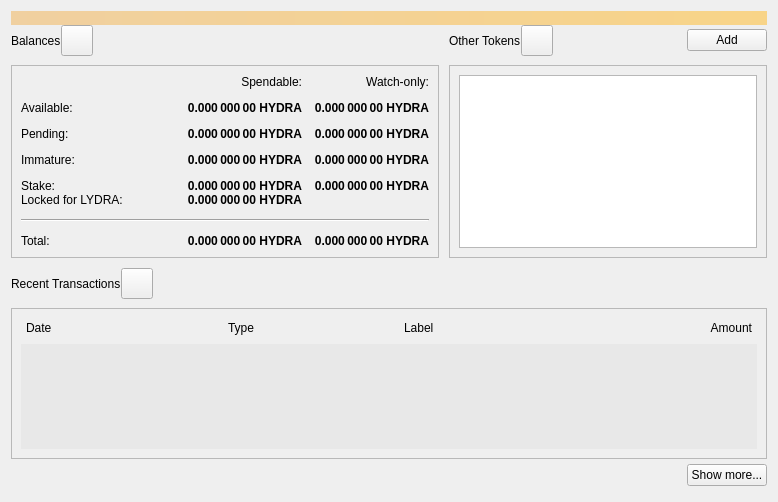
<?xml version="1.0" encoding="UTF-8"?>
<ui version="4.0">
 <class>OverviewPage</class>
 <widget class="QWidget" name="OverviewPage">
  <property name="geometry">
   <rect>
    <x>0</x>
    <y>0</y>
    <width>778</width>
    <height>502</height>
   </rect>
  </property>
  <property name="windowTitle">
   <string>Form</string>
  </property>
  <layout class="QVBoxLayout" name="topLayout">
   <property name="spacing">
    <number>0</number>
   </property>
   <item>
    <widget class="QLabel" name="labelAlerts">
     <property name="visible">
      <bool>false</bool>
     </property>
     <property name="styleSheet">
      <string notr="true">QLabel { background-color: qlineargradient(x1: 0, y1: 0, x2: 1, y2: 0, stop:0 #F0D0A0, stop:1 #F8D488); color:#000000; }</string>
     </property>
     <property name="wordWrap">
      <bool>true</bool>
     </property>
     <property name="margin">
      <number>3</number>
     </property>
     <property name="textInteractionFlags">
      <set>Qt::TextSelectableByMouse</set>
     </property>
    </widget>
   </item>
   <item>
    <layout class="QGridLayout" name="gridLayout_2">
     <item row="0" column="2">
      <layout class="QHBoxLayout" name="horizontalLayout_4">
       <property name="bottomMargin">
        <number>9</number>
       </property>
       <item>
        <widget class="QLabel" name="labelTokens">
         <property name="text">
          <string>Other Tokens</string>
         </property>
        </widget>
       </item>
       <item>
        <widget class="QToolButton" name="labelTokenStatus">
         <property name="toolTip">
          <string>The displayed information may be out of date. Your wallet automatically synchronizes with the HYDRA network after a connection is established, but this process has not completed yet.</string>
         </property>
         <property name="text">
          <string/>
         </property>
         <property name="iconSize">
          <size>
           <width>24</width>
           <height>24</height>
          </size>
         </property>
         <property name="flat" stdset="0">
          <bool>false</bool>
         </property>
        </widget>
       </item>
       <item>
        <spacer name="horizontalSpacer_7">
         <property name="orientation">
          <enum>Qt::Horizontal</enum>
         </property>
         <property name="sizeHint" stdset="0">
          <size>
           <width>40</width>
           <height>20</height>
          </size>
         </property>
        </spacer>
       </item>
       <item>
        <widget class="QPushButton" name="buttonAddToken">
         <property name="text">
          <string>Add</string>
         </property>
        </widget>
       </item>
      </layout>
     </item>
     <item row="1" column="2">
      <widget class="QFrame" name="frameOtherTokens">
       <property name="minimumSize">
        <size>
         <width>0</width>
         <height>100</height>
        </size>
       </property>
       <property name="frameShape">
        <enum>QFrame::StyledPanel</enum>
       </property>
       <property name="frameShadow">
        <enum>QFrame::Raised</enum>
       </property>
       <layout class="QVBoxLayout" name="verticalLayout_10">
        <item>
         <widget class="QListView" name="listTokens">
          <property name="enabled">
           <bool>true</bool>
          </property>
         </widget>
        </item>
       </layout>
      </widget>
     </item>
     <item row="1" column="0">
      <widget class="QFrame" name="frameBalances">
       <property name="frameShape">
        <enum>QFrame::StyledPanel</enum>
       </property>
       <property name="frameShadow">
        <enum>QFrame::Raised</enum>
       </property>
       <layout class="QVBoxLayout" name="verticalLayout_4">
        <item>
         <layout class="QGridLayout" name="gridLayout">
          <property name="spacing">
           <number>12</number>
          </property>
          <item row="2" column="3">
           <widget class="QLabel" name="labelWatchPending">
            <property name="font">
             <font>
              <weight>75</weight>
              <bold>true</bold>
             </font>
            </property>
            <property name="cursor">
             <cursorShape>IBeamCursor</cursorShape>
            </property>
            <property name="toolTip">
             <string>Unconfirmed transactions to watch-only addresses</string>
            </property>
            <property name="text">
             <string notr="true">0.000 000 00 HYDRA</string>
            </property>
            <property name="alignment">
             <set>Qt::AlignRight|Qt::AlignTrailing|Qt::AlignVCenter</set>
            </property>
            <property name="textInteractionFlags">
             <set>Qt::LinksAccessibleByMouse|Qt::TextSelectableByKeyboard|Qt::TextSelectableByMouse</set>
            </property>
           </widget>
          </item>
          <item row="2" column="2">
           <widget class="QLabel" name="labelUnconfirmed">
            <property name="font">
             <font>
              <weight>75</weight>
              <bold>true</bold>
             </font>
            </property>
            <property name="cursor">
             <cursorShape>IBeamCursor</cursorShape>
            </property>
            <property name="toolTip">
             <string>Total of transactions that have yet to be confirmed, and do not yet count toward the spendable balance</string>
            </property>
            <property name="text">
             <string notr="true">0.000 000 00 HYDRA</string>
            </property>
            <property name="alignment">
             <set>Qt::AlignRight|Qt::AlignTrailing|Qt::AlignVCenter</set>
            </property>
            <property name="textInteractionFlags">
             <set>Qt::LinksAccessibleByMouse|Qt::TextSelectableByKeyboard|Qt::TextSelectableByMouse</set>
            </property>
           </widget>
          </item>
          <item row="3" column="2">
           <widget class="QLabel" name="labelImmature">
            <property name="font">
             <font>
              <weight>75</weight>
              <bold>true</bold>
             </font>
            </property>
            <property name="cursor">
             <cursorShape>IBeamCursor</cursorShape>
            </property>
            <property name="toolTip">
             <string>Mined balance that has not yet matured</string>
            </property>
            <property name="text">
             <string notr="true">0.000 000 00 HYDRA</string>
            </property>
            <property name="alignment">
             <set>Qt::AlignRight|Qt::AlignTrailing|Qt::AlignVCenter</set>
            </property>
            <property name="textInteractionFlags">
             <set>Qt::LinksAccessibleByMouse|Qt::TextSelectableByKeyboard|Qt::TextSelectableByMouse</set>
            </property>
           </widget>
          </item>
          <item row="3" column="0">
           <widget class="QLabel" name="labelImmatureText">
            <property name="text">
             <string>Immature:</string>
            </property>
           </widget>
          </item>
          <item row="0" column="3">
           <widget class="QLabel" name="labelWatchonly">
            <property name="text">
             <string>Watch-only:</string>
            </property>
            <property name="alignment">
             <set>Qt::AlignRight|Qt::AlignTrailing|Qt::AlignVCenter</set>
            </property>
           </widget>
          </item>
          <item row="1" column="0">
           <widget class="QLabel" name="labelBalanceText">
            <property name="text">
             <string>Available:</string>
            </property>
           </widget>
          </item>
          <item row="1" column="2">
           <widget class="QLabel" name="labelBalance">
            <property name="font">
             <font>
              <weight>75</weight>
              <bold>true</bold>
             </font>
            </property>
            <property name="cursor">
             <cursorShape>IBeamCursor</cursorShape>
            </property>
            <property name="toolTip">
             <string>Your current spendable balance</string>
            </property>
            <property name="text">
             <string notr="true">0.000 000 00 HYDRA</string>
            </property>
            <property name="alignment">
             <set>Qt::AlignRight|Qt::AlignTrailing|Qt::AlignVCenter</set>
            </property>
            <property name="textInteractionFlags">
             <set>Qt::LinksAccessibleByMouse|Qt::TextSelectableByKeyboard|Qt::TextSelectableByMouse</set>
            </property>
           </widget>
          </item>
          <item row="1" column="3">
           <widget class="QLabel" name="labelWatchAvailable">
            <property name="font">
             <font>
              <weight>75</weight>
              <bold>true</bold>
             </font>
            </property>
            <property name="cursor">
             <cursorShape>IBeamCursor</cursorShape>
            </property>
            <property name="toolTip">
             <string>Your current balance in watch-only addresses</string>
            </property>
            <property name="text">
             <string notr="true">0.000 000 00 HYDRA</string>
            </property>
            <property name="alignment">
             <set>Qt::AlignRight|Qt::AlignTrailing|Qt::AlignVCenter</set>
            </property>
            <property name="textInteractionFlags">
             <set>Qt::LinksAccessibleByMouse|Qt::TextSelectableByKeyboard|Qt::TextSelectableByMouse</set>
            </property>
           </widget>
          </item>
          <item row="2" column="0">
           <widget class="QLabel" name="labelPendingText">
            <property name="text">
             <string>Pending:</string>
            </property>
           </widget>
          </item>
          <item row="0" column="2">
           <widget class="QLabel" name="labelSpendable">
            <property name="text">
             <string>Spendable:</string>
            </property>
            <property name="alignment">
             <set>Qt::AlignRight|Qt::AlignTrailing|Qt::AlignVCenter</set>
            </property>
           </widget>
          </item>
          <item row="4" column="0">
           <widget class="QLabel" name="labelStakeText">
            <property name="text">
             <string>Stake:</string>
            </property>
           </widget>
          </item>
          <item row="4" column="2">
           <widget class="QLabel" name="labelStake">
            <property name="font">
             <font>
              <weight>75</weight>
              <bold>true</bold>
             </font>
            </property>
            <property name="text">
             <string>0.000 000 00 HYDRA</string>
            </property>
            <property name="alignment">
             <set>Qt::AlignRight|Qt::AlignTrailing|Qt::AlignVCenter</set>
            </property>
            <property name="textInteractionFlags">
             <set>Qt::LinksAccessibleByMouse|Qt::TextSelectableByKeyboard|Qt::TextSelectableByMouse</set>
            </property>
           </widget>
          </item>
          <item row="4" column="3">
           <widget class="QLabel" name="labelWatchStake">
            <property name="font">
             <font>
              <weight>75</weight>
              <bold>true</bold>
             </font>
            </property>
            <property name="text">
             <string>0.000 000 00 HYDRA</string>
            </property>
            <property name="alignment">
             <set>Qt::AlignRight|Qt::AlignTrailing|Qt::AlignVCenter</set>
            </property>
            <property name="textInteractionFlags">
             <set>Qt::LinksAccessibleByMouse|Qt::TextSelectableByKeyboard|Qt::TextSelectableByMouse</set>
            </property>
           </widget>
          </item>
          <item row="3" column="3">
           <widget class="QLabel" name="labelWatchImmature">
            <property name="font">
             <font>
              <weight>75</weight>
              <bold>true</bold>
             </font>
            </property>
            <property name="cursor">
             <cursorShape>IBeamCursor</cursorShape>
            </property>
            <property name="toolTip">
             <string>Mined balance in watch-only addresses that has not yet matured</string>
            </property>
            <property name="text">
             <string notr="true">0.000 000 00 HYDRA</string>
            </property>
            <property name="alignment">
             <set>Qt::AlignRight|Qt::AlignTrailing|Qt::AlignVCenter</set>
            </property>
            <property name="textInteractionFlags">
             <set>Qt::LinksAccessibleByMouse|Qt::TextSelectableByKeyboard|Qt::TextSelectableByMouse</set>
            </property>
           </widget>
          </item>
          <item row="7" column="3">
           <widget class="QLabel" name="labelWatchTotal">
            <property name="font">
             <font>
              <weight>75</weight>
              <bold>true</bold>
             </font>
            </property>
            <property name="cursor">
             <cursorShape>IBeamCursor</cursorShape>
            </property>
            <property name="toolTip">
             <string>Current total balance in watch-only addresses</string>
            </property>
            <property name="text">
             <string notr="true">0.000 000 00 HYDRA</string>
            </property>
            <property name="alignment">
             <set>Qt::AlignRight|Qt::AlignTrailing|Qt::AlignVCenter</set>
            </property>
            <property name="textInteractionFlags">
             <set>Qt::LinksAccessibleByMouse|Qt::TextSelectableByKeyboard|Qt::TextSelectableByMouse</set>
            </property>
           </widget>
          </item>
          <item row="5" column="2">
           <widget class="QLabel" name="labelLydraLocked">
            <property name="font">
             <font>
              <weight>75</weight>
              <bold>true</bold>
             </font>
            </property>
            <property name="cursor">
             <cursorShape>IBeamCursor</cursorShape>
            </property>
            <property name="toolTip">
             <string>Amount of HYDRA locked for LYDRA tokens</string>
            </property>
            <property name="text">
             <string notr="true">0.000 000 00 HYDRA</string>
            </property>
            <property name="alignment">
             <set>Qt::AlignRight|Qt::AlignTrailing|Qt::AlignVCenter</set>
            </property>
            <property name="textInteractionFlags">
             <set>Qt::LinksAccessibleByMouse|Qt::TextSelectableByKeyboard|Qt::TextSelectableByMouse</set>
            </property>
           </widget>
          </item>
          <item row="5" column="0">
           <widget class="QLabel" name="labelLydraLockedText">
            <property name="text">
             <string>Locked for LYDRA:</string>
            </property>
           </widget>
          </item>
          <item row="5" column="0" colspan="4">
           <spacer name="verticalSpacer">
            <property name="orientation">
             <enum>Qt::Vertical</enum>
            </property>
            <property name="sizeHint" stdset="0">
             <size>
              <width>20</width>
              <height>40</height>
             </size>
            </property>
           </spacer>
          </item>
          <item row="7" column="2">
           <widget class="QLabel" name="labelTotal">
            <property name="font">
             <font>
              <weight>75</weight>
              <bold>true</bold>
             </font>
            </property>
            <property name="cursor">
             <cursorShape>IBeamCursor</cursorShape>
            </property>
            <property name="toolTip">
             <string>Your current total balance</string>
            </property>
            <property name="text">
             <string notr="true">0.000 000 00 HYDRA</string>
            </property>
            <property name="alignment">
             <set>Qt::AlignRight|Qt::AlignTrailing|Qt::AlignVCenter</set>
            </property>
            <property name="textInteractionFlags">
             <set>Qt::LinksAccessibleByMouse|Qt::TextSelectableByKeyboard|Qt::TextSelectableByMouse</set>
            </property>
           </widget>
          </item>
          <item row="0" column="1" rowspan="5">
           <spacer name="horizontalSpacer_5">
            <property name="orientation">
             <enum>Qt::Horizontal</enum>
            </property>
            <property name="sizeHint" stdset="0">
             <size>
              <width>40</width>
              <height>20</height>
             </size>
            </property>
           </spacer>
          </item>
          <item row="7" column="0">
           <widget class="QLabel" name="labelTotalText">
            <property name="text">
             <string>Total:        </string>
            </property>
           </widget>
          </item>
          <item row="6" column="0" colspan="4">
           <widget class="Line" name="hLine">
            <property name="orientation">
             <enum>Qt::Horizontal</enum>
            </property>
           </widget>
          </item>
         </layout>
        </item>
       </layout>
      </widget>
     </item>
     <item row="0" column="0">
      <layout class="QHBoxLayout" name="horizontalLayout_2">
       <property name="bottomMargin">
        <number>9</number>
       </property>
       <item>
        <widget class="QLabel" name="labelBalances">
         <property name="text">
          <string>Balances</string>
         </property>
        </widget>
       </item>
       <item>
        <widget class="QToolButton" name="labelWalletStatus">
         <property name="enabled">
          <bool>true</bool>
         </property>
         <property name="toolTip">
          <string>The displayed information may be out of date. Your wallet automatically synchronizes with the HYDRA network after a connection is established, but this process has not completed yet.</string>
         </property>
         <property name="text">
          <string/>
         </property>
         <property name="icon">
          <iconset>
           <normaloff>:/icons/warning</normaloff>
           <disabledoff>:/icons/warning</disabledoff>:/icons/warning</iconset>
         </property>
         <property name="iconSize">
          <size>
           <width>24</width>
           <height>24</height>
          </size>
         </property>
         <property name="flat" stdset="0">
          <bool>false</bool>
         </property>
        </widget>
       </item>
       <item>
        <spacer name="horizontalSpacer">
         <property name="orientation">
          <enum>Qt::Horizontal</enum>
         </property>
         <property name="sizeHint" stdset="0">
          <size>
           <width>40</width>
           <height>20</height>
          </size>
         </property>
        </spacer>
       </item>
      </layout>
     </item>
     <item row="0" column="1" rowspan="2">
      <spacer name="horizontalSpacer_4">
       <property name="orientation">
        <enum>Qt::Horizontal</enum>
       </property>
       <property name="sizeType">
        <enum>QSizePolicy::Fixed</enum>
       </property>
       <property name="sizeHint" stdset="0">
        <size>
         <width>10</width>
         <height>20</height>
        </size>
       </property>
      </spacer>
     </item>
    </layout>
   </item>
   <item>
    <spacer name="verticalSpacer_4">
     <property name="orientation">
      <enum>Qt::Vertical</enum>
     </property>
     <property name="sizeType">
      <enum>QSizePolicy::Fixed</enum>
     </property>
     <property name="sizeHint" stdset="0">
      <size>
       <width>20</width>
       <height>10</height>
      </size>
     </property>
    </spacer>
   </item>
   <item>
    <layout class="QHBoxLayout" name="horizontalLayout_6">
     <property name="bottomMargin">
      <number>9</number>
     </property>
     <item>
      <widget class="QLabel" name="labelRecentTransactions">
       <property name="text">
        <string>Recent Transactions</string>
       </property>
      </widget>
     </item>
     <item>
      <widget class="QToolButton" name="labelTransactionsStatus">
       <property name="enabled">
        <bool>true</bool>
       </property>
       <property name="toolTip">
        <string>The displayed information may be out of date. Your wallet automatically synchronizes with the HYDRA network after a connection is established, but this process has not completed yet.</string>
       </property>
       <property name="text">
        <string/>
       </property>
       <property name="icon">
        <iconset>
         <normaloff>:/icons/warning</normaloff>
         <disabledoff>:/icons/warning</disabledoff>:/icons/warning</iconset>
       </property>
       <property name="iconSize">
        <size>
         <width>24</width>
         <height>24</height>
        </size>
       </property>
       <property name="flat" stdset="0">
        <bool>false</bool>
       </property>
      </widget>
     </item>
     <item>
      <spacer name="horizontalSpacer_3">
       <property name="orientation">
        <enum>Qt::Horizontal</enum>
       </property>
       <property name="sizeHint" stdset="0">
        <size>
         <width>40</width>
         <height>20</height>
        </size>
       </property>
      </spacer>
     </item>
    </layout>
   </item>
   <item>
    <layout class="QVBoxLayout" name="verticalLayout_3">
     <item>
      <widget class="QFrame" name="frameRecentTransactions">
       <property name="frameShape">
        <enum>QFrame::StyledPanel</enum>
       </property>
       <property name="frameShadow">
        <enum>QFrame::Raised</enum>
       </property>
       <layout class="QVBoxLayout" name="verticalLayout_8">
        <item>
         <layout class="QHBoxLayout" name="horizontalLayout_3">
          <property name="spacing">
           <number>5</number>
          </property>
          <property name="leftMargin">
           <number>5</number>
          </property>
          <property name="rightMargin">
           <number>5</number>
          </property>
          <item>
           <widget class="QLabel" name="labelDate">
            <property name="text">
             <string>Date</string>
            </property>
           </widget>
          </item>
          <item>
           <spacer name="horizontalSpacer_2">
            <property name="orientation">
             <enum>Qt::Horizontal</enum>
            </property>
            <property name="sizeType">
             <enum>QSizePolicy::Fixed</enum>
            </property>
            <property name="sizeHint" stdset="0">
             <size>
              <width>25</width>
              <height>20</height>
             </size>
            </property>
           </spacer>
          </item>
          <item>
           <widget class="QLabel" name="labelType">
            <property name="text">
             <string>Type</string>
            </property>
           </widget>
          </item>
          <item>
           <widget class="QLabel" name="labelAddress">
            <property name="text">
             <string>Label</string>
            </property>
           </widget>
          </item>
          <item>
           <widget class="QLabel" name="labelAmountOverview">
            <property name="text">
             <string>Amount</string>
            </property>
            <property name="alignment">
             <set>Qt::AlignRight|Qt::AlignTrailing|Qt::AlignVCenter</set>
            </property>
           </widget>
          </item>
         </layout>
        </item>
        <item>
         <widget class="QListView" name="listTransactions">
          <property name="styleSheet">
           <string notr="true">QListView { background: #e8e8e8; }</string>
          </property>
          <property name="frameShape">
           <enum>QFrame::NoFrame</enum>
          </property>
          <property name="verticalScrollBarPolicy">
           <enum>Qt::ScrollBarAlwaysOff</enum>
          </property>
          <property name="horizontalScrollBarPolicy">
           <enum>Qt::ScrollBarAlwaysOff</enum>
          </property>
         </widget>
        </item>
       </layout>
      </widget>
     </item>
     <item>
      <layout class="QHBoxLayout" name="horizontalLayout">
       <property name="topMargin">
        <number>5</number>
       </property>
       <property name="bottomMargin">
        <number>5</number>
       </property>
       <item>
        <spacer name="horizontalSpacer_6">
         <property name="orientation">
          <enum>Qt::Horizontal</enum>
         </property>
         <property name="sizeHint" stdset="0">
          <size>
           <width>40</width>
           <height>20</height>
          </size>
         </property>
        </spacer>
       </item>
       <item>
        <widget class="QPushButton" name="showMoreButton">
         <property name="text">
          <string>Show more...</string>
         </property>
        </widget>
       </item>
      </layout>
     </item>
    </layout>
   </item>
  </layout>
 </widget>
 <resources/>
 <connections/>
</ui>
